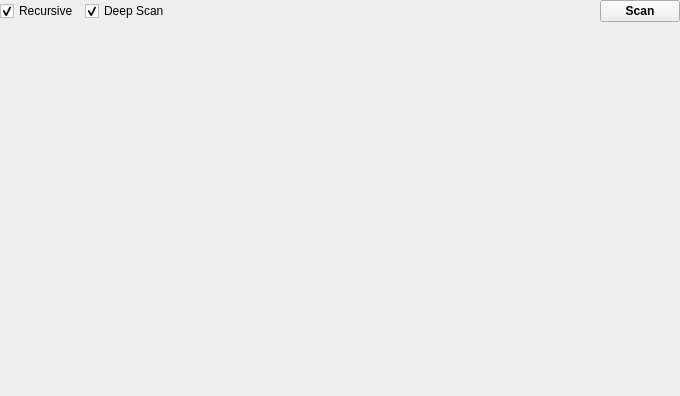
<?xml version="1.0" encoding="UTF-8"?>
<ui version="4.0">
 <class>FormStaticScan</class>
 <widget class="QWidget" name="FormStaticScan">
  <property name="geometry">
   <rect>
    <x>0</x>
    <y>0</y>
    <width>680</width>
    <height>396</height>
   </rect>
  </property>
  <property name="windowTitle">
   <string>Form</string>
  </property>
  <layout class="QVBoxLayout" name="verticalLayout">
   <property name="leftMargin">
    <number>0</number>
   </property>
   <property name="topMargin">
    <number>0</number>
   </property>
   <property name="rightMargin">
    <number>0</number>
   </property>
   <property name="bottomMargin">
    <number>0</number>
   </property>
   <item>
    <layout class="QHBoxLayout" name="horizontalLayout">
     <item>
      <widget class="QCheckBox" name="checkBoxRecursive">
       <property name="text">
        <string>Recursive</string>
       </property>
       <property name="checked">
        <bool>true</bool>
       </property>
      </widget>
     </item>
     <item>
      <widget class="QCheckBox" name="checkBoxDeepScan">
       <property name="text">
        <string>Deep Scan</string>
       </property>
       <property name="checked">
        <bool>true</bool>
       </property>
      </widget>
     </item>
     <item>
      <spacer name="horizontalSpacer">
       <property name="orientation">
        <enum>Qt::Horizontal</enum>
       </property>
       <property name="sizeHint" stdset="0">
        <size>
         <width>40</width>
         <height>20</height>
        </size>
       </property>
      </spacer>
     </item>
     <item>
      <widget class="QPushButton" name="pushButtonScan">
       <property name="font">
        <font>
         <weight>75</weight>
         <bold>true</bold>
        </font>
       </property>
       <property name="text">
        <string>Scan</string>
       </property>
      </widget>
     </item>
    </layout>
   </item>
   <item>
    <widget class="FormResult" name="widgetResult" native="true">
     <property name="sizePolicy">
      <sizepolicy hsizetype="Preferred" vsizetype="Expanding">
       <horstretch>0</horstretch>
       <verstretch>0</verstretch>
      </sizepolicy>
     </property>
    </widget>
   </item>
  </layout>
 </widget>
 <customwidgets>
  <customwidget>
   <class>FormResult</class>
   <extends>QWidget</extends>
   <header>formresult.h</header>
   <container>1</container>
  </customwidget>
 </customwidgets>
 <resources/>
 <connections/>
</ui>
